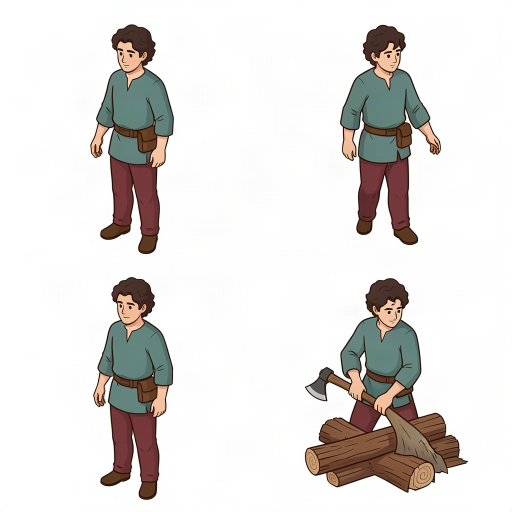
#> input picture assets/generated/agent_sheet.png, 1024 x 1024 px (shown at 1/2 size)
$ python process_asset_sheets.py
#> lines starting #> are read from the running program, lines starting #| are printed output that depends on the picture
#!/usr/bin/env python3
"""Build normalized runtime assets from the generated 2x2 source sheets."""

from pathlib import Path

from PIL import Image, ImageChops

ROOT = Path(__file__).resolve().parents[1]
SOURCE = ROOT / "assets" / "generated"
OUTPUT = ROOT / "assets" / "game"


def _matte_alpha(value: int) -> int:
    return 0 if value <= 7 else min(255, (value - 7) * 16)


def _drop_generation_noise(value: int) -> int:
    return 0 if value < 48 else value


def _drop_resize_noise(value: int) -> int:
    return 0 if value < 18 else value


def remove_white_matte(image: Image.Image) -> Image.Image:
    rgb = image.convert("RGB")
    difference = ImageChops.difference(rgb, Image.new("RGB", rgb.size, "white"))
    alpha = difference.convert("L").point(_matte_alpha)
    alpha = alpha.point(_drop_generation_noise)
    rgba = rgb.convert("RGBA")
    rgba.putalpha(alpha)
    return rgba


def normalize(
    image: Image.Image,
    canvas: tuple[int, int],
    maximum: tuple[int, int],
    baseline: float,
) -> Image.Image:
    bounds = image.getchannel("A").getbbox()
    if bounds is None:
        raise ValueError("generated cell contains no visible asset")
    cropped = image.crop(bounds)
    scale = min(maximum[0] / cropped.width, maximum[1] / cropped.height)
    size = (round(cropped.width * scale), round(cropped.height * scale))
    cropped = cropped.resize(size, Image.Resampling.LANCZOS)
    cropped.putalpha(cropped.getchannel("A").point(_drop_resize_noise))

    output = Image.new("RGBA", canvas, (0, 0, 0, 0))
    position = (
        (canvas[0] - cropped.width) // 2,
        round(canvas[1] * baseline) - cropped.height,
    )
    output.alpha_composite(cropped, position)
    return output


def cells(sheet: Image.Image):
    width, height = sheet.size
    for row in range(2):
        for column in range(2):
            yield sheet.crop(
                (
                    column * width // 2,
                    row * height // 2,
                    (column + 1) * width // 2,
                    (row + 1) * height // 2,
                )
            )


def build() -> None:
    OUTPUT.mkdir(parents=True, exist_ok=True)

    agent_sheet = Image.open(SOURCE / "agent_sheet.png")
#> agent_sheet is the input picture: PIL image 1024x1024 RGB; mean R, G, B 225.9, 222.9, 220.5
    agent_specs = [
        ("agent_idle.png", (190, 214)),
        ("agent_walk_01.png", (190, 214)),
        ("agent_walk_02.png", (190, 214)),
        ("agent_gather.png", (242, 214)),
    ]
    for cell, (name, maximum) in zip(cells(agent_sheet), agent_specs, strict=True):
        normalize(remove_white_matte(cell), (256, 256), maximum, 0.91).save(
            OUTPUT / name, optimize=True
        )
#> this loop made 4 passes
#> (name, maximum, bounds in normalize, scale in normalize, size in normalize, position in normalize) on passes 1 to 4: ('agent_idle.png', (190, 214), (180, 48, 348, 509), 0.464, (78, 214), (89, 19)), ('agent_walk_01.png', (190, 214), (167, 49, 370, 491), 0.484, (98, 214), (79, 19)), ('agent_walk_02.png', (190, 214), (186, 42, 347, 488), 0.48, (77, 214), (89, 19)), ('agent_gather.png', (242, 214), (97, 44, 512, 512), 0.457, (190, 214), (33, 19))
#> pass 1, in remove_white_matte, `rgb = image.convert("RGB")`:
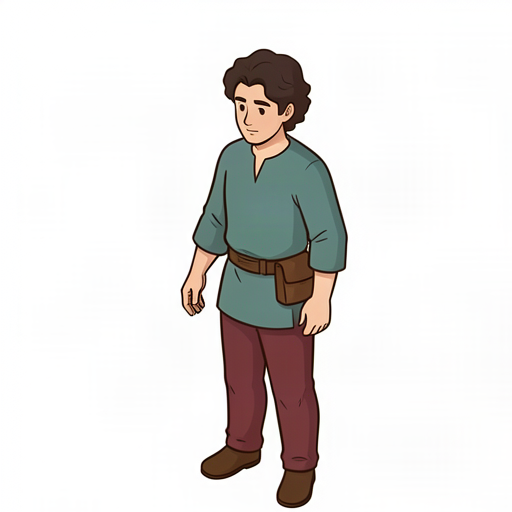
#> rgb: PIL image 512x512 RGB; mean R, G, B 229, 226.6, 225
#> pass 1, in remove_white_matte, `difference = ImageChops.difference(rgb, Image.new("RGB", rgb.size, "wh..`:
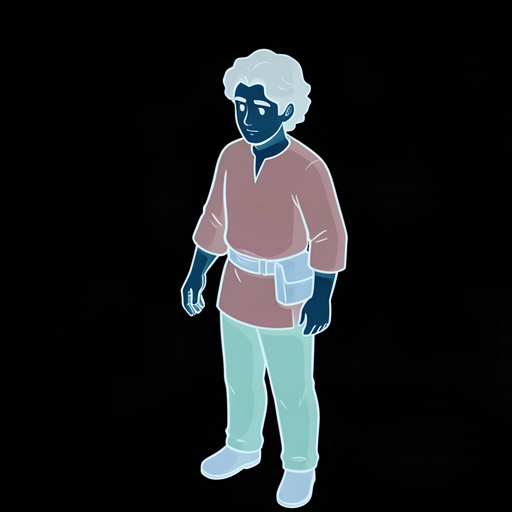
#> difference: PIL image 512x512 RGB; mean R, G, B 26, 28.4, 30
#> pass 1, in remove_white_matte, `alpha = difference.convert("L").point(_matte_alpha)`:
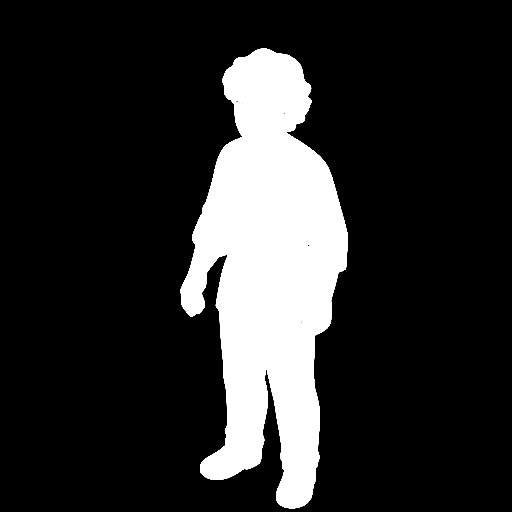
#> alpha: PIL image 512x512 L; min 0, max 255, mean 43.7

    props_sheet = Image.open(SOURCE / "props_sheet.png")
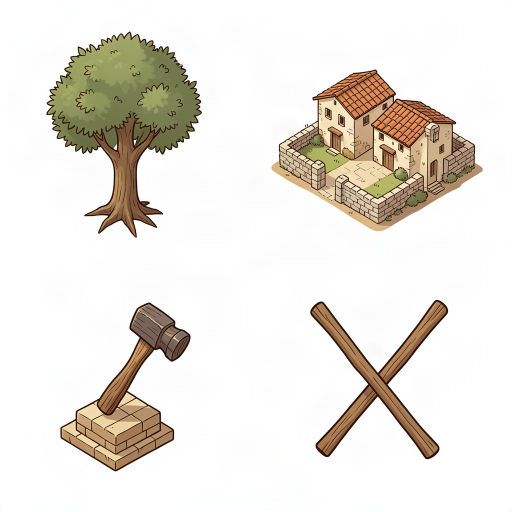
#> input picture assets/generated/props_sheet.png, 1024 x 1024 px (shown at 1/2 size)
#> props_sheet is the input picture: PIL image 1024x1024 RGB; mean R, G, B 233.5, 228.9, 221.9
    props_specs = [
        ("resource_tree.png", (256, 256), (220, 220), 0.93),
        ("building_town_center.png", (512, 512), (440, 400), 0.90),
        ("command_build.png", (128, 128), (108, 108), 0.90),
        ("command_cancel.png", (128, 128), (104, 104), 0.88),
    ]
    for cell, (name, canvas, maximum, baseline) in zip(
        cells(props_sheet), props_specs, strict=True
    ):
        normalize(remove_white_matte(cell), canvas, maximum, baseline).save(
            OUTPUT / name, optimize=True
        )
#> this loop made 4 passes
#> (name, canvas, maximum, baseline, bounds in normalize, scale in normalize, size in normalize, position in normalize) on passes 1 to 4: ('resource_tree.png', (256, 256), (220, 220), 0.93, (92, 63, 404, 476), 0.533, (166, 220), (45, 18)), ('building_town_center.png', (512, 512), (440, 400), 0.9, (30, 139, 454, 463), 1.04, (440, 336), (36, 125)), ('command_build.png', (128, 128), (108, 108), 0.9, (120, 92, 382, 431), 0.319, (83, 108), (22, 7)), ('command_cancel.png', (128, 128), (104, 104), 0.88, (108, 87, 385, 407), 0.325, (90, 104), (19, 9))
#> pass 1, in remove_white_matte (call 5), `rgb = image.convert("RGB")`:
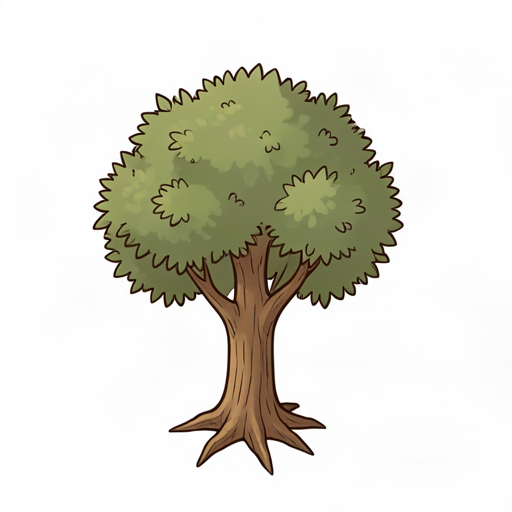
#> rgb: PIL image 512x512 RGB; mean R, G, B 220.4, 219.2, 208.3
#> pass 1, in remove_white_matte (call 5), `difference = ImageChops.difference(rgb, Image.new("RGB", rgb.size, "wh..`:
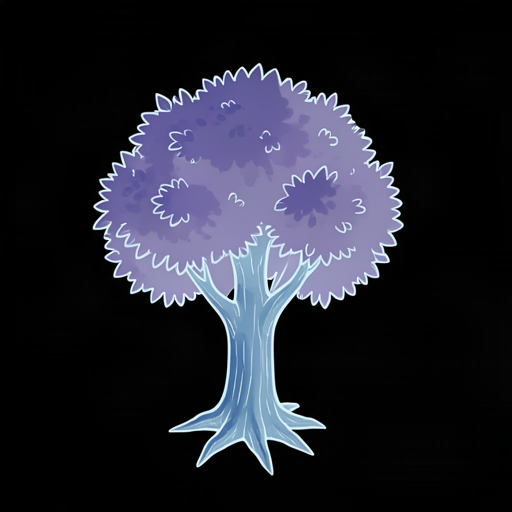
#> difference: PIL image 512x512 RGB; mean R, G, B 34.6, 35.8, 46.7
#> pass 1, in remove_white_matte (call 5), `alpha = difference.convert("L").point(_matte_alpha)`:
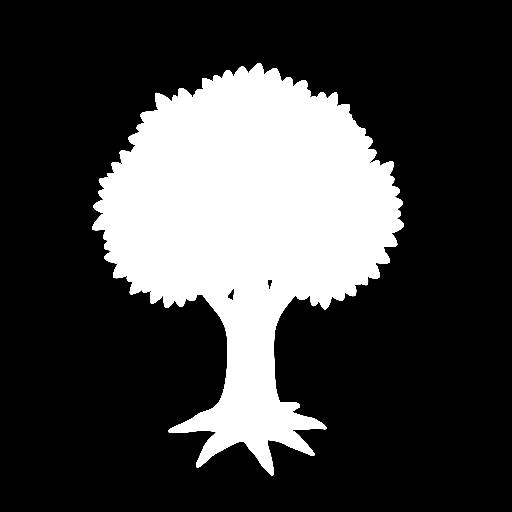
#> alpha: PIL image 512x512 L; min 0, max 255, mean 65.2

#> (the run stopped early here; a loop or call above may not have finished)
